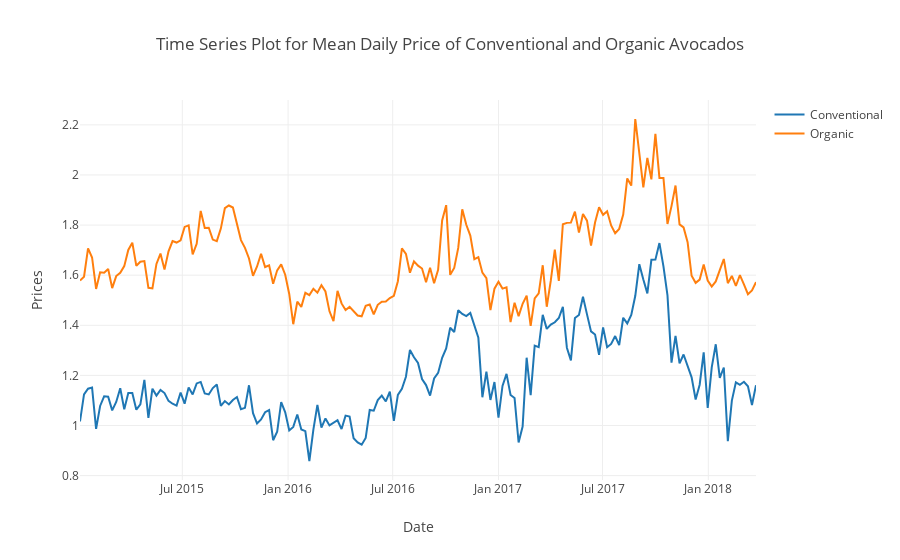

Here is the notebook cell this chart was saved with:
### Code cell
conventional = dataCorrecta[dataCorrecta.type=="conventional"]
organic = dataCorrecta[dataCorrecta.type=="organic"]

groupBy1_price = conventional.groupby('Date').mean()
scatter1 = go.Scatter(x=groupBy1_price.AveragePrice.index, y=groupBy1_price.AveragePrice, name="Conventional")

groupBy2_price = organic.groupby('Date').mean()
scatter2 = go.Scatter(x=groupBy2_price.AveragePrice.index, y=groupBy2_price.AveragePrice, name="Organic")

data = [scatter1, scatter2]
layout=go.Layout(title="Time Series Plot for Mean Daily Price of Conventional and Organic Avocados", xaxis={'title':'Date'}, yaxis={'title':'Prices'})
figure=go.Figure(data=data,layout=layout)
iplot(figure)

### Figure 1 — Plotly figure (JSON) as saved in the notebook; plotly's stock layout.template omitted (floating-point values rounded to 4 significant figures; data arrays with more than 128 entries replaced by an {"elided": "..."} marker saying what was removed)
{"data": [{"name": "Conventional", "type": "scatter", "uid": "b348f76a-57dd-4e49-b89a-5d934e6a81cf", "x": {"elided": "169 str values"}, "y": {"elided": "169 float values"}}, {"name": "Organic", "type": "scatter", "uid": "c762b09f-7341-4d07-9519-9d8ee8d2f00b", "x": {"elided": "169 str values"}, "y": {"elided": "169 float values"}}], "layout": {"title": "Time Series Plot for Mean Daily Price of Conventional and Organic Avocados", "xaxis": {"title": "Date"}, "yaxis": {"title": "Prices"}}}
